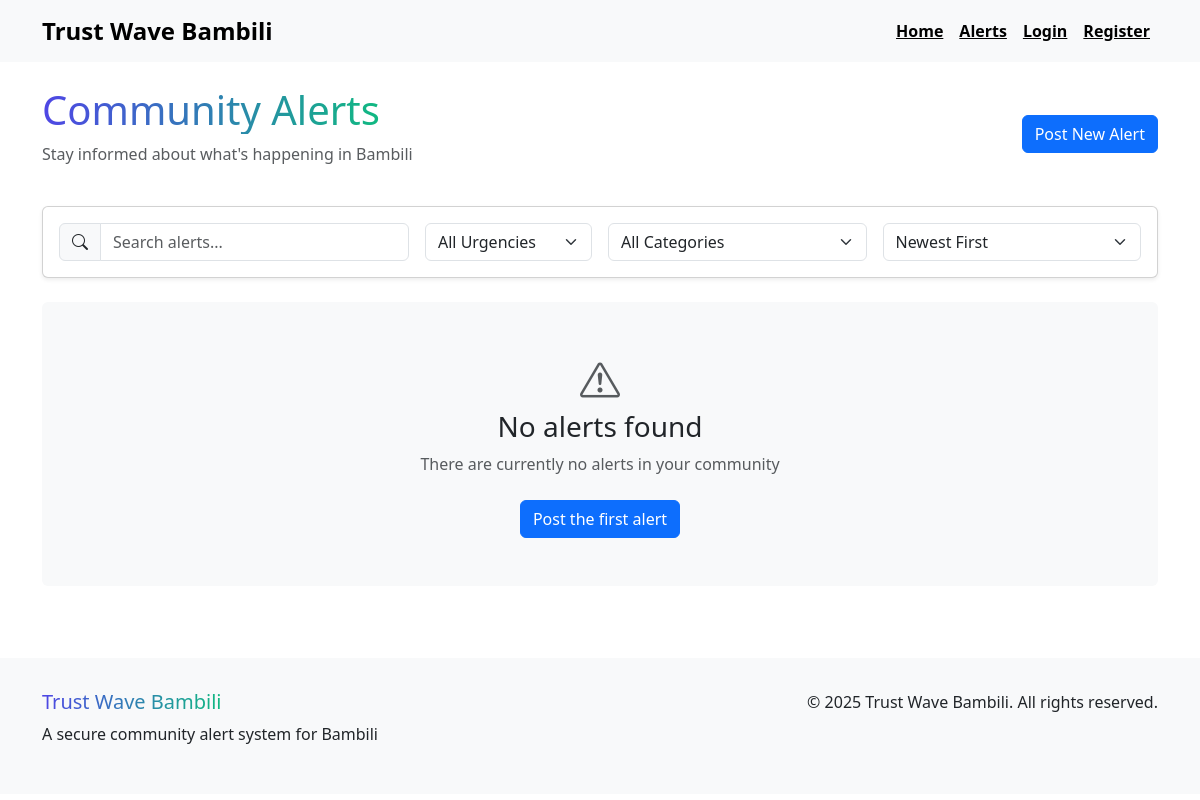
Before: /alerts/ with the older database file.
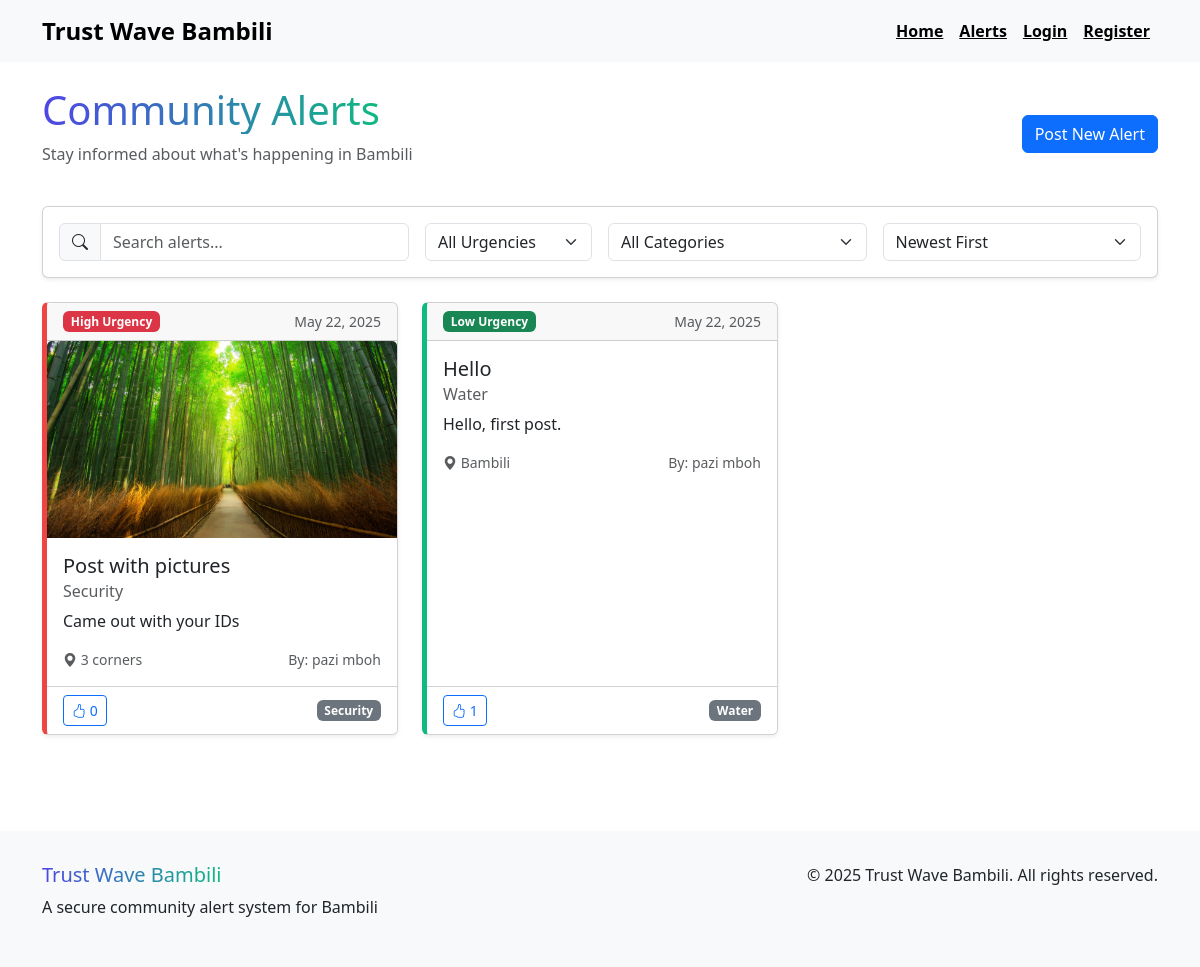
After: the same page with the newer database file.
### trustwave/models.py (models this page shows, shortened)
class Alert(models.Model):
    URGENCY_CHOICES = [
        ('low', 'Low'),
        ('medium', 'Medium'),
        ('high', 'High'),
    ]
    title = models.CharField(max_length=255)
    description = models.TextField()
    location = models.CharField(max_length=255)
    urgency = models.CharField(max_length=10, choices=URGENCY_CHOICES)
    category = models.CharField(max_length=100)
    created_at = models.DateTimeField(auto_now_add=True)
    user = models.ForeignKey(CustomUser, on_delete=models.CASCADE)
    image = models.ImageField(upload_to='alert_images/', blank=True, null=True)
    @property
    def votes(self):
        return self.alertvote_set.count()

class CustomUser(AbstractUser):
    username = None
    full_name = models.CharField(max_length=255)
    email = models.EmailField(_('email address'), unique=True)
    phone_number = models.CharField(
        max_length=15,
        validators=[RegexValidator(r'^\+?1?\d{9,15}$', message="Phone number must be entered in the format: '+999999999'. Up to 15 digits allowed.")],
        unique=True
    )
    profession = models.CharField(
        max_length=20,
        choices=ProfessionType.choices,
        default=ProfessionType.OTHER
    )
    location = models.CharField(max_length=255)
    id_card = models.ImageField(upload_to='id_cards/', blank=True, null=True)
    supporting_doc = models.FileField(upload_to='supporting_docs/', blank=True, null=True)
    status = models.CharField(
        max_length=20,
        choices=AccountStatus.choices,
        default=AccountStatus.PENDING
    )
    created_at = models.DateTimeField(auto_now_add=True)
    is_admin = models.BooleanField(default=False)
    objects = CustomUserManager()  # <-- Add this line
    USERNAME_FIELD = 'email'
    REQUIRED_FIELDS = ['full_name', 'phone_number', 'profession', 'location']

### trustwave/views.py (the view)
# urls.py: path('alerts/', views.alerts, name='alerts'),
def alerts(request):
    all_alerts = Alert.objects.all().order_by('-created_at')
    urgency = request.GET.get('urgency', 'all')
    category = request.GET.get('category', 'all')
    sort_by = request.GET.get('sort_by', 'date')
    search = request.GET.get('search', '')
    if urgency != 'all':
        all_alerts = all_alerts.filter(urgency=urgency)
    if category != 'all':
        all_alerts = all_alerts.filter(category=category)
    if search:
        all_alerts = all_alerts.filter(
            Q(title__icontains=search) |
            Q(description__icontains=search) |
            Q(location__icontains=search)
        )
    if sort_by == 'votes':
        all_alerts = sorted(all_alerts, key=lambda a: a.votes, reverse=True)
    elif sort_by == 'urgency':
        urgency_weights = {'high': 3, 'medium': 2, 'low': 1}
        all_alerts = sorted(all_alerts, key=lambda a: urgency_weights.get(a.urgency, 0), reverse=True)
    categories = Alert.objects.values_list('category', flat=True).distinct()
    paginator = Paginator(all_alerts, 9)  # 9 alerts per page
    page_number = request.GET.get('page')
    page_obj = paginator.get_page(page_number)
    context = {
        'alerts': page_obj,
        'categories': categories,
        'selected_urgency': urgency,
        'selected_category': category,
        'selected_sort': sort_by,
        'search_term': search
    }
    return render(request, 'alerts.html', context)

### trustwave/templates/alerts.html (shortened to what this page needs)
{% extends "base.html" %}
{% block content %}
<div class="container py-4">
    <div class="d-flex justify-content-between align-items-center mb-4">
        <div>
            <h1 class="wave-text">Community Alerts</h1>
            <p class="text-muted">Stay informed about what's happening in Bambili</p>
        </div>
        <div>
            <a href="{% url 'post_alert' %}" class="btn btn-primary">Post New Alert</a>
        </div>
    </div>
    <div class="card mb-4 shadow-sm">
        <div class="card-body">
            <form method="get">
                <div class="row g-3 align-items-end">
                    <div class="col-12 col-md-4">
                        <div class="input-group">
                            <span class="input-group-text"><i class="bi bi-search"></i></span>
                            <input type="text" class="form-control" placeholder="Search alerts..." name="search" value="{{ search_term }}">
                        </div>
                    </div>
                    <div class="col-12 col-md-2">
                        <select class="form-select" name="urgency" onchange="this.form.submit()">
                            <option value="all" {% if selected_urgency == "all" %}selected{% endif %}>All Urgencies</option>
                        </select>
                    </div>
                    <div class="col-12 col-md-3">
                        <select class="form-select" name="category" onchange="this.form.submit()">
                            <option value="all" {% if selected_category == "all" %}selected{% endif %}>All Categories</option>
                        </select>
                    </div>
                    <div class="col-12 col-md-3">
                        <select class="form-select" name="sort_by" onchange="this.form.submit()">
                            <option value="date" {% if selected_sort == "date" %}selected{% endif %}>Newest First</option>
                        </select>
                    </div>
                </div>
            </form>
        </div>
    </div>
    {% if alerts %}
        <div class="row">
            {% for alert in alerts %}
                <div class="col-md-6 col-lg-4 mb-4">
                    <div class="card h-100 shadow-sm alert-card urgency-{{ alert.urgency }}">
                        <div class="card-header d-flex justify-content-between align-items-center">
                            <span class="badge {% if alert.urgency == 'high' %}bg-danger{% elif alert.urgency == 'medium' %}bg-warning{% else %}bg-success{% endif %}">
                                {{ alert.urgency|title }} Urgency
                            </span>
                            <small class="text-muted">{{ alert.created_at|date:"M d, Y" }}</small>
                        </div>
                        {% if alert.image %}
                            <img src="{{ alert.image.url }}" class="card-img-top" alt="{{ alert.title }}">
                        {% endif %}
                        <div class="card-body">
                            <h5 class="card-title">{{ alert.title }}</h5>
                            <h6 class="card-subtitle mb-2 text-muted">{{ alert.category }}</h6>
                            <p class="card-text">{{ alert.description|truncatechars:150 }}</p>
                            <div class="d-flex justify-content-between align-items-center mt-3">
                                <small class="text-muted"><i class="bi bi-geo-alt-fill"></i> {{ alert.location }}</small>
                                <small class="text-muted">By: {{ alert.user.full_name }}</small>
                            </div>
                        </div>
                        <div class="card-footer d-flex justify-content-between align-items-center bg-white">
                            <div class="d-flex align-items-center">
                                <button class="btn btn-sm btn-outline-primary vote-button" data-alert-id="{{ alert.id }}">
                                    <i class="bi bi-hand-thumbs-up{% if user.is_authenticated and user in alert.alertvote_set.all.user %}-fill{% endif %}"></i>
                                    <span class="vote-count">{{ alert.votes }}</span>
                                </button>
                            </div>
                            <span class="badge bg-secondary">{{ alert.category }}</span>
                        </div>
                    </div>
                </div>
            {% endfor %}
        </div>
    {% else %}
        <div class="text-center p-5 bg-light rounded">
            <i class="bi bi-exclamation-triangle fs-1 text-muted mb-3"></i>
            <h3>No alerts found</h3>
            <p class="text-muted mb-4">
                {% if search_term or selected_urgency != "all" or selected_category != "all" %}
                    Try adjusting your search or filters
                {% else %}
                    There are currently no alerts in your community
                {% endif %}
            </p>
            <a href="{% url 'post_alert' %}" class="btn btn-primary">Post the first alert</a>
        </div>
    {% endif %}
</div>
{% endblock %}

### trustwave/templates/base.html (shortened to what this page needs)
{% load static %}
<!DOCTYPE html>
<html lang="en">
<head>
    <link href="https://cdn.jsdelivr.net/npm/bootstrap@5.3.0-alpha1/dist/css/bootstrap.min.css" rel="stylesheet">
    <link href="https://cdn.jsdelivr.net/npm/bootstrap-icons@1.11.0/font/bootstrap-icons.css" rel="stylesheet">
    <link rel="stylesheet" href="{ %static % css/styles.css}">
</head>
<body>
    {% if user.is_authenticated %}
    <nav class="navbar navbar-expand-lg navbar-dark" style="background-color: #f59e0b;">
    {% else %}
    <nav class="navbar navbar-expand-lg navbar-light bg-light">
    {% endif %}
        <div class="container">
            <a class="navbar-brand" href="{% url 'index' %}" style="color: #000 !important;">
                <span class="wave-text" style="color: #000 !important; background: none !important; -webkit-text-fill-color: #000 !important;">Trust Wave</span> Bambili
            </a>
            <div class="collapse navbar-collapse" id="navbarNav">
                <ul class="navbar-nav ms-auto">
                    <li class="nav-item">
                        <a class="nav-link fw-semibold text-decoration-underline" href="{% url 'index' %}" style="color: #000 !important;">Home</a>
                    </li>
                    <li class="nav-item">
                        <a class="nav-link fw-semibold text-decoration-underline" href="{% url 'alerts' %}" style="color: #000 !important;">Alerts</a>
                    </li>
                    {% if user.is_authenticated %}
                        <li class="nav-item">
                            {% if user.status == 'validated' or user.is_admin %}
                                <a class="nav-link fw-semibold text-decoration-underline" href="{% url 'post_alert' %}" style="color: #000 !important;">Post Alert</a>
                            {% endif %}
                        </li>
                        <li class="nav-item">
                            <a class="nav-link fw-semibold text-decoration-underline" href="{% url 'profile' %}" style="color: #000 !important;">Profile</a>
                        </li>
                        {% if user.is_admin %}
                            <li class="nav-item">
                                <a class="nav-link fw-semibold text-decoration-underline" href="{% url 'admin_dashboard' %}" style="color: #000 !important;">Admin</a>
                            </li>
                        {% endif %}
                        <li class="nav-item">
                            <a class="nav-link fw-semibold text-decoration-underline" href="{% url 'logout' %}" style="color: #000 !important;">Logout</a>
                        </li>
                    {% else %}
                        <li class="nav-item">
                            <a class="nav-link fw-semibold text-decoration-underline" href="{% url 'login' %}" style="color: #000 !important;">Login</a>
                        </li>
                        <li class="nav-item">
                            <a class="nav-link fw-semibold text-decoration-underline" href="{% url 'register' %}" style="color: #000 !important;">Register</a>
                        </li>
                    {% endif %}
                </ul>
            </div>
        </div>
    </nav>
    <main>
        {% block content %}{% endblock %}
    </main>
    <footer>
        <div class="container">
            <div class="row">
                <div class="col-md-6">
                    <h5 class="wave-text">Trust Wave Bambili</h5>
                    <p>A secure community alert system for Bambili</p>
                </div>
                <div class="col-md-6 text-md-end">
                    <p>&copy; {% now "Y" %} Trust Wave Bambili. All rights reserved.</p>
                </div>
            </div>
        </div>
    </footer>
</body>
</html>

### trustwave/templates/base.html (style rules this page uses)
:root { --primary-color: #4f46e5; --secondary-color: #10b981; --trust-color: #4f46e5; --wave-color: #10b981; }
.wave-text { background: linear-gradient(90deg, var(--trust-color), var(--wave-color)); -webkit-background-clip: text; -webkit-text-fill-color: transparent; background-clip: text; display: inline-block; }
.navbar-brand { font-weight: bold; font-size: 1.5rem; }
.alert-card { transition: transform 0.2s; height: 100%; }
.urgency-high { border-left: 5px solid #ef4444; }
.urgency-low { border-left: 5px solid #10b981; }
footer { background-color: #f8f9fa; padding: 2rem 0; margin-top: 3rem; }

Changed rows visible on the page:
added Alert: urgency "High", created_at "May 22, 2025", image (picture), title "Post with pictures", category "Security", description "Came out with your IDs", location "3 corners", user.full_name "pazi mboh", votes "0"
added Alert: urgency "Low", created_at "May 22, 2025", title "Hello", category "Water", description "Hello, first post.", location "Bambili", user.full_name "pazi mboh", votes "1"
Other visible differences:
text no longer shown: "No alerts found There are currently no alerts in your community Post the first alert"
